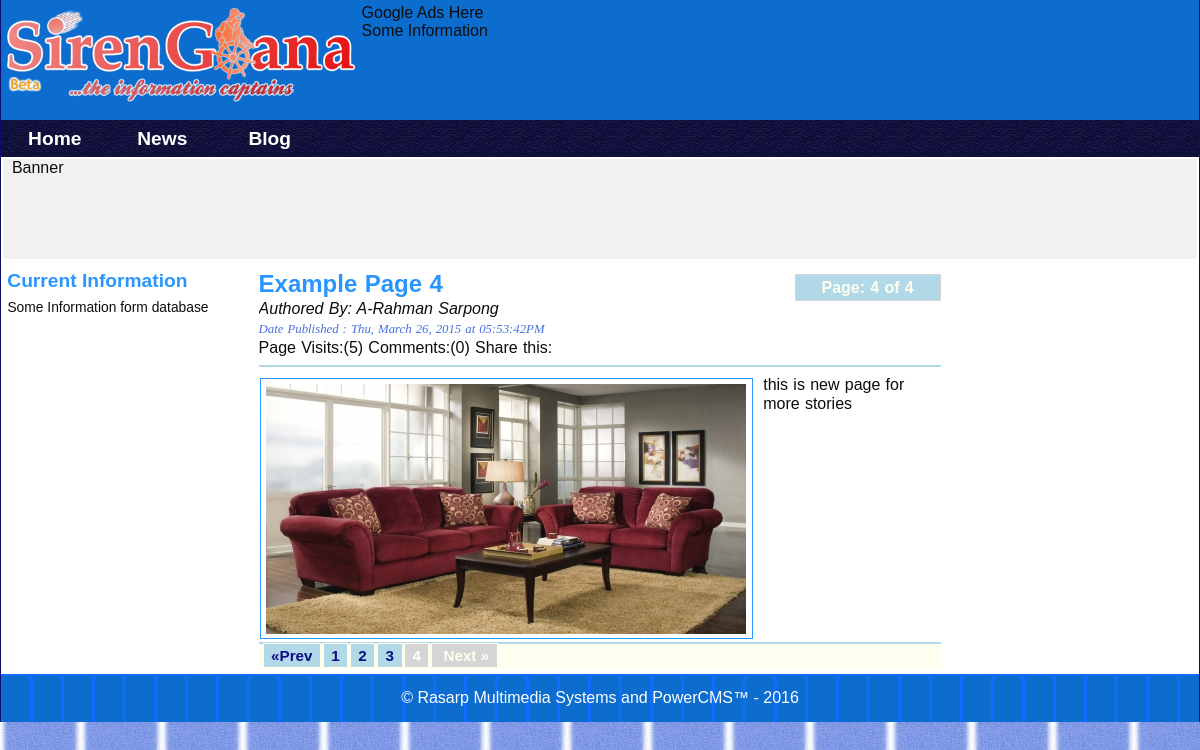
/?page=4&action=display&target=Blog&cpos=2, run on the app's committed database.
### tables this page shows
CREATE TABLE IF NOT EXISTS `sitemenu` (
`Id` int(11) unsigned NOT NULL,
  `Nav_name` varchar(20) NOT NULL,
  `Nav_type` varchar(20) DEFAULT NULL,
  `Nav_level` int(5) DEFAULT NULL,
  `Position` int(10) NOT NULL,
  `Visible` enum('Y','N') DEFAULT NULL,
  `Featured` enum('Yes','No') NOT NULL DEFAULT 'No'
);

CREATE TABLE IF NOT EXISTS `pages` (
`Id` int(10) unsigned NOT NULL,
  `Title` varchar(255) DEFAULT NULL,
  `Content` text,
  `Source` tinytext,
  `Postedby` int(3) DEFAULT NULL,
  `Dateposted` timestamp NOT NULL DEFAULT CURRENT_TIMESTAMP ON UPDATE CURRENT_TIMESTAMP,
  `Position` int(30) DEFAULT NULL,
  `Published` enum('Y','N') DEFAULT 'N',
  `Featured` enum('Y','N') DEFAULT 'N',
  `Views` int(30) DEFAULT NULL
);

CREATE TABLE IF NOT EXISTS `users` (
`Id` int(10) unsigned NOT NULL,
  `Firstname` varchar(50) NOT NULL,
  `Lastname` varchar(40) NOT NULL,
  `Gender` varchar(6) DEFAULT NULL,
  `Username` varchar(45) NOT NULL,
  `Password` varchar(40) NOT NULL,
  `Email` varchar(50) DEFAULT 'admin@example.com',
  `Authlevel` int(2) DEFAULT NULL,
  `Status` enum('active','inactive','banned') DEFAULT 'active',
  `Lastupdated` timestamp NOT NULL DEFAULT CURRENT_TIMESTAMP ON UPDATE CURRENT_TIMESTAMP
);

### data/navigation.data.php (called while the page is built, shortened)
<?php
class Navigation extends SchemaObjects{
	  function __construct($tablename=""){
		return (!empty($tablename))?$this->getTablename($tablename):"";
	 }
	 public static function selectNavTable($tablename){
	 	    return new Navigation($tablename);
	 }
}

### config/dbcon.class.php (called while the page is built, shortened)
<?php
class MySQLDatabase{
	private $connection;
	private $query_result;
	private static $dbinstance = 0;
 	       function __construct(){
		    $mysqlconnect = new mysqli(DB_HOST,DB_USERNAME,DB_PASSWORD,DB_NAME);
		    static::$dbinstance = 1;
			$this->connection = $mysqlconnect; return static::$dbinstance;
 		}
		public function query($query=null){
		 		$this->query_result = $this->connection->query($query);
				return $this->query_result!=null?$this->query_result:"";
		}
		public function fetchObj($classname=''){
		       return $this->query_result->fetch_object($classname);
		}
		public function getNumofRows(){
		       return $this->query_result->num_rows;
		}
}
$database = new MySQLDatabase();

### config/dbobjects.class.php (called while the page is built, shortened)
<?php
class SchemaObjects{
	protected static function where($clause){
     	return " WHERE {$clause} ";
     }
	public static function countRows($whichfield=null){
	 	$query = "SELECT COUNT(*) as Totalrows FROM ".static::$tablename;
		$query .=" ".($whichfield!=null?static::where($whichfield):"");
		$result_set = static::findBySql($query);
		return (!empty($result_set))? array_shift($result_set):false;
	}
	public static function findAllRecords($addclause=''){
		$data = static::findBySql("SELECT * FROM ".static::$tablename." $addclause");
		return $data;
	 }
	public  static function findPage($perpage=1,$pageoffset=1,$addclause='',$order=''){
		    $query = "SELECT * ";
			$query .=" FROM ".static::$tablename."";
			$query .=($addclause!=null?static::where($addclause):"");
			$query .=" $order LIMIT $perpage ";
			$query .=" OFFSET $pageoffset";
			$result_set = static::findBySql($query);
			return $result_set;
	 }
	public static function specificFields(array $setfields,$whichfield = null,$order='',$limit=1){
	  $query = "SELECT ";
	  $query .= (count($setfields)>=1)?implode(",",$setfields):"*";
	  $query .=" FROM ".static::$tablename;
	  $query .=" ".($whichfield!=null?static::where($whichfield):"");
	  $query .=" $order LIMIT $limit";
	  $result_set = static::findBySql($query);
       return $result_set ;
	}
    public static function findRow($whichfield=null){
	 	$foundrow = static::findBySql("SELECT * FROM ".static::$tablename.""
	 	.($whichfield!=null?static::where($whichfield):""));
		return (!empty($foundrow))?array_shift($foundrow):false;
	 }
	 protected static function findBySql($sql=''){
	 	    global $database;
			if($database->query($sql)){
			return ($database->getNumofRows()!=0)? static::instantiate():"";
			}
	 }
 	 private static function instantiate(){
 	 	     global $database; $objects = array();
		     $classname = get_called_class();
	         while($row = $database->fetchObj("$classname")){
			    $objects[] = $row;
	     	 }
	   return $objects;
	}
}

### includes/functions.inc.php (called while the page is built, shortened)
<?php
function random_chars($length,$randmin=0){
	 $characters ="abcdefghijklmnopqrstuvwxyzABCDEFGHIJKLMNOPQRSTUVWXYZ0123456789";
	 $randchar ="";
	 for($i=0;$i<$length;$i++){
		 $randchar .= $characters[mt_rand($randmin,strlen($characters)-1)];
		 }
		return $randchar;
	}
function formatDate($origdate='',$format = "%d/%m/%Y"){
	switch($format){
	case "datetime_word": $format = "%a, %B %d, %Y at %I:%M:%S%p";
	default: $format;
	}
	if(strlen($origdate)>0){
		return strftime($format,strtotime($origdate));
	}else{ return " "; }
}
?>

### data/settings.data.php (called while the page is built, shortened)
<?php
class GlobalSettings extends SchemaObjects{
    function __construct($tablename=""){
            $this->Target      = isset($_REQUEST["target"])?strval($_REQUEST["target"]):"";
            $this->Currentpage = isset($_REQUEST["page"])?intval($_REQUEST["page"]):intval(1);
            $this->Contentpos  = isset($_REQUEST["cpos"])?intval($_REQUEST["cpos"]):intval(1);
            return (!empty($tablename))?$this->getTablename($tablename):"";
            }
}

### data/page.data.php (called while the page is built, shortened)
<?php
class Page extends SchemaObjects {
	function __construct($tablename=""){
	  return (!empty($tablename))?$this->getTablename($tablename):"";
	 }
}

### data/images.data.php (the view, shortened to what this page needs)
<?php
class Image extends SchemaObjects{
	  function __construct($tablename=""){
		  return (!empty($tablename))?$this->getTablename($tablename):"";
	  }
	public function showFullImage($getimgid=1,$imgdir=''){
	        $page_image = static::findRow("Pageid={$getimgid}");
		if($page_image) {
		 $imgdir  = $imgdir.$page_image->Imgname.".".$page_image->Extention;
	         $display_img = (strlen($page_image->Imgname)!=0)?
                         "<img src=\"$imgdir\" alt=\"".$page_image->Imgname."\" title=\"".$page_image->Imgcaption."\" width=\"".$page_image->Width."\" height=\"".$page_image->Height."\" class=\"pageimg\" />":"";
			 $display_img .= (strlen($page_image->Imgname)!=0 && $page_image->Imgcaption !=null)?"<p class=\"imgcap\">".$page_image->Imgcaption."</p>":"";
			 return $display_img;
			 }else{return ""; }
	}
}

### library/gen_url.class.php (shortened to what this page needs)
<?php
class GenerateUrl{
   private $Url;
   private $Urlparams = array();
   private $File;
   function __construct($url=""){
   	 $this->Url = $url;
   }
   private function addFile($filename=""){
   	  $this->File = $filename;
   }
   private function addUrlParams($param_name,$param_value){
  	$this->Urlparams[$param_name] = $param_value;
  }
  private function createUrl(){
  	    $url = "";
	    $url .= ($this->File !='')?$this->Url.'/'.$this->File:$this->Url;
  	    $params = $this->Urlparams;
   	     if(count($params)>0){ $index = 0;
			foreach ($params as $param_key => $param_value) {
				$url .= ($index === 0)?"?":"&";
				$url .= urlencode($param_key) ."=".urldecode($param_value);
				$index++;
			}
   	   	}
	return $url;
  }
  public static function buildLink($url,$addfile,$linktext,$param_list='',$extra_param=''){
  	$makeurl = new GenerateUrl($url);
     $makeurl->addFile($addfile);
	 if(strlen($param_list)!=0){
	 	$param_list = explode(",", $param_list);
	 	foreach ($param_list as $params) {
			$params = preg_split("/=/", $params);
			$paramkey = $params[0]; $paramval = $params[1];
		    $makeurl->addUrlParams($paramkey, $paramval);
		 }
	 }
     $linktext = (strlen($linktext)==0)?$this->createUrl():trim($linktext);
  	return "<a href=\"".$makeurl->createUrl()."\" {$extra_param}>$linktext</a>";
  }
}

### includes/html_func.inc.php (shortened to what this page needs)
<?php
function mainPageContent(){
global $template,$users,$html;
$settings = new GlobalSettings("pages");
$pgcategory = new GetTableRecord("pagecategory");
$page     = new Page("pages");
$Image = new Image("pageimgs");
$pagecat = $pgcategory::findRow("Category='$settings->Target'and Position={$settings->Contentpos}");
if($pagecat){
$tp = $settings::countRows();
$settings->Perpage = 1;
$paginate = new Pagination($settings->Currentpage,$settings->Perpage,$tp->Totalrows);
$paginate->addparam ="action=display,target=".$pagecat->Category.",cpos=".$pagecat->Position."";
$paginate->mid_range = ($tp->Totalrows>100?20:6);
$output ="";
$getid = $GLOBALS["id"]<>null?"Id=".$GLOBALS["id"]:"";
$getpages = $page::findPage($settings->Perpage,$paginate->pageOffset(),$getid,"ORDER By Id");
}
 $image_path = PAGEIMG_DIR;
 if($pagecat){
  $output .= "<div id=\"page\">";
  $output .= "{$paginate->pageofpage()}";
  if($getpages!=null){ foreach($getpages as $getpage){
		$page::$id = $getid?$getid:"Id=".$getpage->Id;
		$pagehits  = array_shift(@$page::specificFields(["Views"],$page::$id));
		if($pagehits){
		$pagehit = $pagehits->Views;
		if($pagehits->Views===0){$pagehit = 1;}else{$pagehit++;}
		$page->save();
	   }
 $users::$id = "Id={$getpage->Postedby}";;
 $author = $users::findRow($users::$id);
 $output .="<h1>{$getpage->Title}</h1>";
 		$output .="<div id=\"pagebar\"><p><i>Authored By: ".$author->Firstname." ".$author->Lastname."</i></p>
	 	<datetime class=\"dateposted\">Date Published : ".formatDate($getpage->Dateposted,"datetime_word")."</datetime>
	 	<p>Page Visits:({$pagehit})  Comments:(0) Share this:</p><hr></div>";
	 	if($Image->showFullImage($getpage->Id,$image_path)!=null)
	 	{
	 		$output .="<div class=\"imgholder\">".$Image->showFullImage($getpage->Id,$image_path)."</div>";}
	 		$output .= bbcode_parser($getpage->Content);
		}
  $output .= "</div>";
  $output .= $paginate->buildPagination();
  }else{$output ="<h1>Ooops!!! No Information posted Yet</h1>";}
  return $output;
 }
}
function getPublicNavigation($url="."){
  $navigation  = new Navigation();
  $navigation  = $navigation::selectNavTable("sitemenu");
  $public_menu = $navigation->findAllRecords("ORDER BY Position");
  $index_link  = GenerateUrl::buildLink($url,$url,"Home");
   if(!empty($public_menu)){
   	$output = "<ul id=\"navigation\"><li>$index_link</li>";
    foreach($public_menu as $pmenu){
      $make_link = GenerateUrl::buildLink($url,".",$pmenu->Nav_name,"action=view,target={$pmenu->Nav_name},cpos={$pmenu->Position},rnd=".random_chars(20));
	  $output .="<li>{$make_link}";
    }
    $output .= "</li></ul>"; return $output;
  }
}

### templates/blue_ice/_css/layout.css (style rules this page uses)
html,body,div,nav, section,article, table,ol,ul,dl,dt,ul, h1,h2,h3,h4,h5,h6,p { margin:0; padding:0; }
html { background:url(../_images/bkgcolour.jpg) repeat; opacity:.95; }
body { margin: 0 auto; max-width:1200px; min-width:500px; }
a,a:link { color:#03F; text-decoration: none; }

### templates/blue_ice/_css/navigation.css (style rules this page uses)
#wrap_menu,ul#navigation { width:100%; margin: 0 auto; background:url(../_images/menubkg.png) repeat-x ; position:relative; float:left; }
ul#navigation li { list-style:none; display:inline-block; }
ul#navigation a { width:5em; padding:.4em .3em; display:block; border: 0; }
#navigation a { color:#FFF; font-size:1.2em; font-family: Arial, Georgia; font-weight:bolder; text-align: center; text-decoration:none; }
ul#navigation li { position: relative; z-index:30; }

### templates/blue_ice/_css/content.css (style rules this page uses)
hr { border: 1px solid lightblue; clear: left; }
.livebox { margin: 0.3px; }
.livebox ul.quickref,ul.currentinfo { margin: 0.1px; list-style: none; }
#page { margin: 0 auto; padding: 3px 0px; display:block; line-height:1.4; border-bottom: 2px solid #ADD8E6; overflow: hidden; }
.footer_text { text-align:center; color:white; }

### templates/blue_ice/_css/globals.css (style rules this page uses)
.adinfo { width:69.9%; float:left; position: absolute; left:30%; padding:0.1%; }
#logo,.adinfo { height: 111px; top:2%; }
.imgholder { float:left; width:72%; margin:3px 10px .1px 1px; border: 1px rgba(30,144,255,0.5) solid; border: 1px rgb(30,144,255) solid; }
.imgholder > img { padding: 5px 5px 0 5px; }
.pagination a { width:1em; padding: 0.2em 0.5em; margin: 0.01em 0.05em; border:0.1em solid ivory; background: rgba(173,216,230,0.4); background: rgb(173,216,230); }
.pagination a { text-align:center; font-size:0.95em; font-weight:bold; color:navy; text-decoration: none; }

### templates/blue_ice/_css/typography.css (style rules this page uses)
body { font-size:100%; font-family:"Trebuchet MS", Arial, Helvetica, sans-serif; }
h1 { font-size: 1.5em; }
h3,h4,h5,h6 { font-family:"Trebuchet MS",sans-serif; font-size:0.95em; }
h1,h2,h3,h4,h5,h6 { color:rgb(30,144,255); }
.dateposted { font-family:"Comic Sans MS", cursive; font-variant:normal; font-style:italic; font-size:0.8em; color: rgb(65,105,225); }
#page { line-height:1.2; text-align: left; font-size:1em; font-size: Arial,Helvetica,Geneva,sans-serif; word-spacing:0.05em; }
.livebox { font-size: 1em; line-height: 1.4; }
ul.currentinfo { font-size:0.9em; }
ul.currentinfo p { font-size:0.96em; text-align: justify; }

### templates/blue_ice/_css/form.css (style rules this page uses)
#formWrapper h2,h3 { font-weight: bolder; font-size: 1.2em; margin-bottom:3px; }

### data on the page
sitemenu: Nav_name "News"
sitemenu: Nav_name "Blog"
pages: Title "Example Page 4", users.Firstname "A-Rahman", users.Lastname "Sarpong", Dateposted "Thu, March 26, 2015 at 05:53:42PM", pagehit "5", value "this is new page for more stories"

### other printed values
$template->getPage("PageHeader") "Google Ads Here Some Information"
$linktext "Home «Prev"
$template->getPage("AsideLeft") "Current Information Some Information form database"
$this->current_page "4"
$this->totalPages() "4"
$linktext "1"
$linktext "2"
$linktext "3"
$template->getPage("Footer") "© Rasarp Multimedia Systems and PowerCMS™ - 2016"
